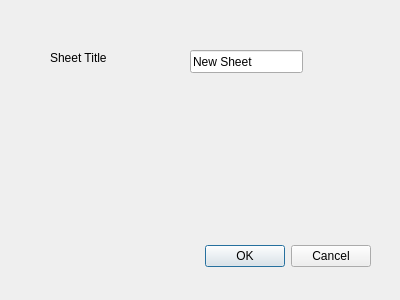
<?xml version="1.0" encoding="UTF-8"?>
<ui version="4.0">
 <class>SheetSettings</class>
 <widget class="QDialog" name="SheetSettings">
  <property name="geometry">
   <rect>
    <x>0</x>
    <y>0</y>
    <width>400</width>
    <height>300</height>
   </rect>
  </property>
  <property name="windowTitle">
   <string>Sheet settings</string>
  </property>
  <widget class="QDialogButtonBox" name="buttonBox">
   <property name="geometry">
    <rect>
     <x>30</x>
     <y>240</y>
     <width>341</width>
     <height>32</height>
    </rect>
   </property>
   <property name="orientation">
    <enum>Qt::Horizontal</enum>
   </property>
   <property name="standardButtons">
    <set>QDialogButtonBox::Cancel|QDialogButtonBox::Ok</set>
   </property>
  </widget>
  <widget class="QLabel" name="labelSheetTitle">
   <property name="geometry">
    <rect>
     <x>50</x>
     <y>50</y>
     <width>71</width>
     <height>16</height>
    </rect>
   </property>
   <property name="text">
    <string>Sheet Title</string>
   </property>
  </widget>
  <widget class="QLineEdit" name="editSheetTitle">
   <property name="geometry">
    <rect>
     <x>190</x>
     <y>50</y>
     <width>113</width>
     <height>23</height>
    </rect>
   </property>
   <property name="text">
    <string>New Sheet</string>
   </property>
  </widget>
 </widget>
 <resources/>
 <connections>
  <connection>
   <sender>buttonBox</sender>
   <signal>accepted()</signal>
   <receiver>SheetSettings</receiver>
   <slot>accept()</slot>
   <hints>
    <hint type="sourcelabel">
     <x>248</x>
     <y>254</y>
    </hint>
    <hint type="destinationlabel">
     <x>157</x>
     <y>274</y>
    </hint>
   </hints>
  </connection>
  <connection>
   <sender>buttonBox</sender>
   <signal>rejected()</signal>
   <receiver>SheetSettings</receiver>
   <slot>reject()</slot>
   <hints>
    <hint type="sourcelabel">
     <x>316</x>
     <y>260</y>
    </hint>
    <hint type="destinationlabel">
     <x>286</x>
     <y>274</y>
    </hint>
   </hints>
  </connection>
 </connections>
</ui>
